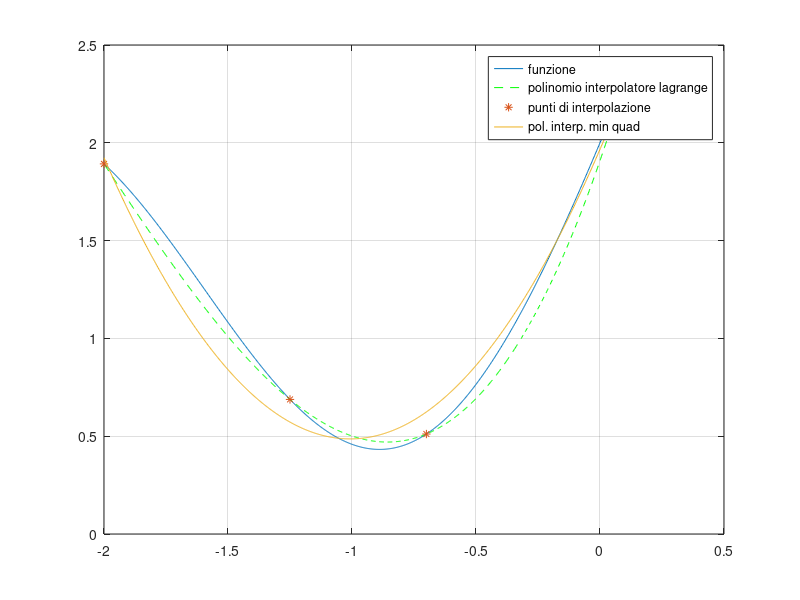

Source code (MATLAB):
%% testo
%Data la funzione f (x) = sin(2x) + e^x + 1 definita nell'intervallo [−2, 0.1], eseguire le seguenti operazioni:
% 1. calcolare il polinomio di interpolazione semplice lagrangiano che interpola la funzione nei nodi {−2, −1.25, −0.7, 0.1},
% 2. in una finestra grafica visualizzare la funzione f, il polinomio interpolante e i relativi nodi di interpolazione,
% 3. calcolare l'errore di interpolazione in norma infinito, considerando una griglia equispaziata di 1000 nodi in [−2, 0.1],
% 4. calcolare l'approssimazione nel senso dei minimi quadrati con un polinomio di secondo grado e aggiungerla al gra􏰁co,
% 5. calcolare l'errore di questa approssimazione in norma infinito, considerando una griglia equispaziata di 1000 nodi in [−2, 0.1]. E' migliore della precedente approssimazione?
% 6. calcolare l'integrale della funzione esatta,
% 7. calcolare l'integrale del polinomio interpolante lagrangiano e l'errore assoluto commesso
% 8. calcolare l'integrale del polinomio ai minimi quadrati e l'errore assoluto commesso. Quale errore è più piccolo?
close all
clc
clear 

a = -2;
b = 0.1;
intervallo = linspace (a, b, 1000); 
nodi = [-2, -1.25, -0.7, 0.1];
f = @(x) sin(2*x) + exp(x) + 1; %funzione assegnata

y_f = f(intervallo); %funz calcolata nell'intervallo
y_nodi = f(nodi); %funzione calcolata nei nodi

%1.
coeff_lagr = polyfit (nodi, y_nodi, length(nodi)-1); %coefficienti polinomio interpolatore
pol_lagr = polyval (coeff_lagr, intervallo); %polinomio interpolatore

%2.
plot (intervallo, y_f);
hold on
plot (intervallo, pol_lagr, 'g--');
plot (nodi, y_nodi, '*');
grid on

%3
errore_lagrange = norm(pol_lagr - y_f, "inf"); %errore dell'approssimazione lagrange
%4
coeff_minquad = polyfit (nodi, y_nodi, 2); %coefficienti polinomio int. minimi quadrati
pol_minquad = polyval(coeff_minquad, intervallo); %polinomio int. minimi quadrati
plot (intervallo, pol_minquad); %aggiungo al grafico
%5
errore_minquad = norm(pol_minquad - y_f, 'inf'); %errore dell'approssimazione con minimi quadrati

if errore_lagrange<errore_minquad
    disp('Meglio interpolazione Lagrange');
else
    disp ('Meglio interpolazione minimi quadrati');
end

legend ('funzione', 'polinomio interpolatore lagrange', 'punti di interpolazione', 'pol. interp. min quad');

% primitiva = @(x) -cos(2*x)/2+exp(x)+x;
% Int = primitiva(b) - primitiva(a);
Integrale = quad(f, a, b, 10^-14); %equivalente alle prime due istruzioni, volendo aggiungere tolleranza.

%7
integranda_lagr=@(x) polyval(coeff_lagr,x); %funzione integranda lagrangiana
I_lagr=quad(integranda_lagr,a,b,10^-14); %integrale lagrange
err_int_lagr = abs(Integrale - I_lagr); %errore di approssimazione con lag

%8
integranda_minquad  =@(x) polyval (coeff_minquad, x); %funzione integranda minimi quadrati
I_minquad = quad(integranda_minquad, a,b, 10^-14); %integrale minimi quadrati
err_int_mq = abs(Integrale - I_minquad); %errore di approssimazione con min. quad.

if err_int_lagr<err_int_mq
    disp('meglio integrazione lagrange');
else disp('meglio integrazione minimi quadrati');
end


